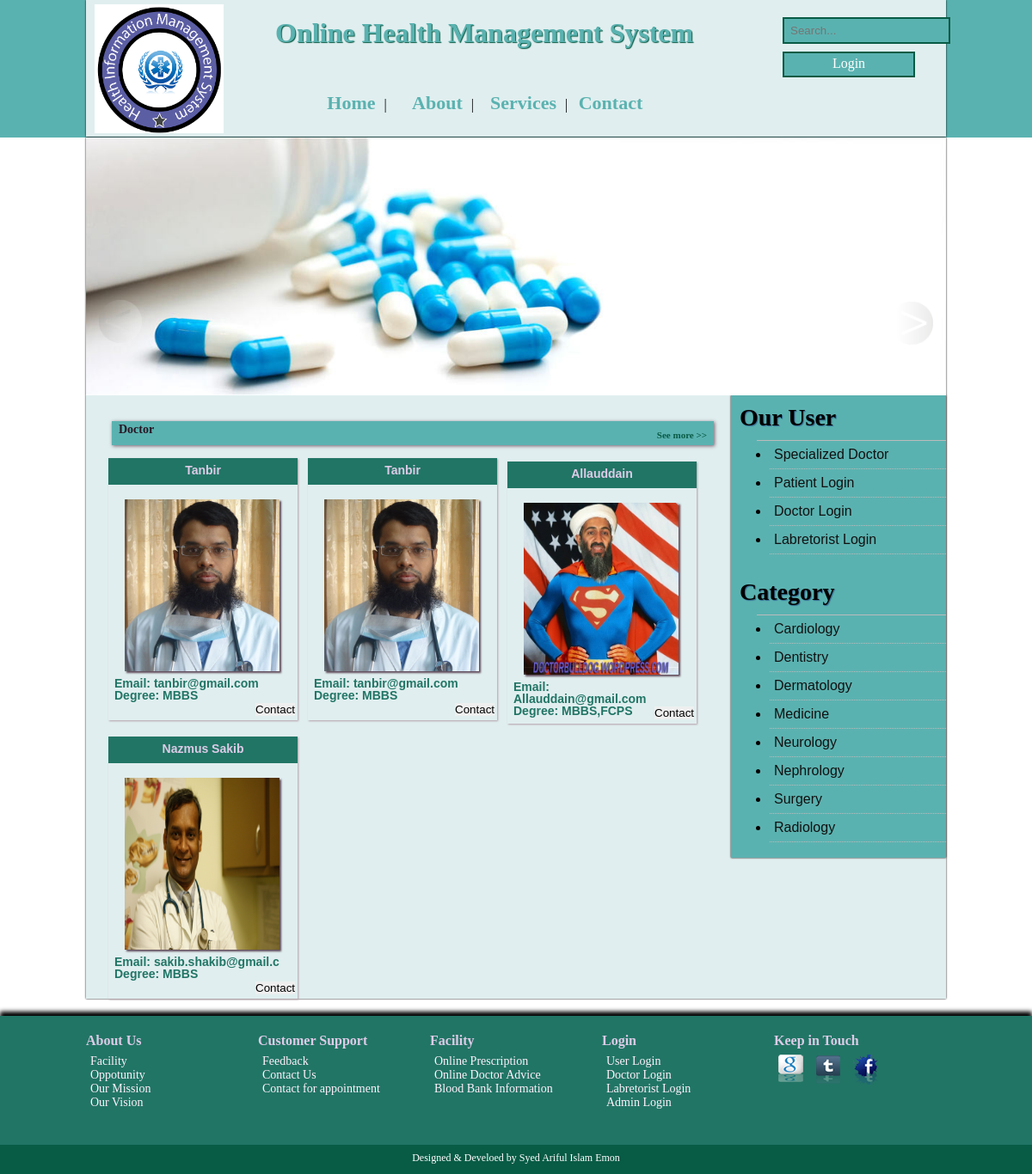
/?h=categorywise&cat=1, run on the app's committed database.
### tables this page shows
CREATE TABLE IF NOT EXISTS `category_tbl` (
  `cid` int(10) NOT NULL AUTO_INCREMENT,
  `cname` varchar(20) NOT NULL,
  PRIMARY KEY (`cid`)
);

CREATE TABLE IF NOT EXISTS `doctor_tbl` (
  `did` int(20) NOT NULL AUTO_INCREMENT,
  `dname` varchar(20) NOT NULL,
  `email` varchar(20) NOT NULL,
  `age` varchar(20) NOT NULL,
  `degree` varchar(20) NOT NULL,
  `cname` varchar(20) NOT NULL,
  `password` varchar(20) NOT NULL,
  `create_date` datetime NOT NULL,
  `image_path` varchar(30) NOT NULL,
  PRIMARY KEY (`did`)
);

### layout/categorywise.php (the view, shortened to what this page needs)
<div class="barHeader" class="fLeft">
		<h1> Doctor</h1>
		<a href="?h=patient_to_doctorsDoctor"><h2>See more &gt;&gt;</h2></a>
	</div>
<?php
$category=@$_GET['cat'];
$sql="SELECT dname,email,degree,doctor_tbl.cname as 'Category',image_path,create_date,did FROM doctor_tbl INNER JOIN category_tbl on doctor_tbl.cname=category_tbl.cname where category_tbl.cid={$category} order by create_date,did DESC ";
$query=mysql_query($sql);
while($row=mysql_fetch_row($query)):
?>
	<div class="tiShirts">
		<div class="tiShirtHeading">
			<h1><?php echo $row[0] ?></h1>
		</div>
		<div class="tiShirtImg">
			<a href=" ?h=patient_to_doctor&did=<?php echo $row[6]; ?>"><img src="<?php echo "images/doctor/".$row[4]; ?>" height="200px" width="180px"></a>
		</div>
		<div class="imgDescription" class="fLeft">
			<div id="patient_to_doctor" class="fLeft">
				<p>Email: <?php echo $row[1] ?></p>
				<p>Degree: <?php echo $row[2] ?></p>
				<a href="?h=patient_to_doctor&did=<?php echo $row[6]; ?>"><button>Contact</button></a>
			</div>
		</div>
	</div>
<?php endwhile; ?>

### layout/header.php (shortened to what this page needs)
<!DOCTYPE html>
<html>
	<head>
		<link rel="stylesheet" type="text/css" href="css/style.css">
		<link rel="stylesheet" type="text/css" href="css/sty.css">
	</head>
	<body>
		<header>
			<div class="siteWrapper">
				<div class="fLeft" id="logo">
					<a href="index.php"><img src="images/logo.png" height="150px" width="150px"></a>
				</div>
				<div class="fLeft">
					<h1 id="head">Online Health Management System</h1>
					<div id="MainMenu">
					<ul>
                        <li><a href="index.php">Home</a>| </li>
                        <li><a href="?h=about">About</a>| </li>
                        <li><a href="?h=service">Services</a>| </li>
                        <li><a href="?h=contact">Contact</a></li>
					</ul>
				</div>
				</div>
				<div class="fLeft" id="rightHeader">
					<div id="search">
						<form action="?h=search" method="post" enctype="multipart/form-data" id="searchBox">
							<input type="text" name="searchText" id="searchText" placeholder="Search..." class="fLeft" />
						</form>
						<div id="login">
							<a  href="?h=login">Login</a>
						</div>
					</div>
				</div>
			</div>
		</header>
		<div class="siteWrapper">
			<div id="bannerArea">
				<img src="img.jpg" id="img" height="300px" width="1000px">
				<div id="left_holder">
					<img onclick="slide(-1)" class="left"src="images/left.jpg"  height="295px" width="1000px" >
				</div>
				<div id="right_holder">
					<img onclick="slide(-1)" class="right" src="images/right.jpg"  height="295px" width="1000px" >
				</div>
			</div>
		</div>
		<div class="siteWrapper">
			<div class="fRight" id="sitebar">
				<h3>Our User</h3>
					<ul class="sidemenu">
						<li><a href="?h=doctor">Specialized Doctor</a></li>
						<li><a href="?h=login">Patient Login</a></li>
						<li><a href="?h=doctorlogin">Doctor Login</a></li>
						<li><a href="?h=lab_reg">Labretorist Login</a></li>
					</ul>
					<br />
					<h3>Category</h3>
					<ul  class="sidemenu">
						<?php
						$sql="SELECT * from category_tbl";
						$query=mysql_query($sql);
						while($row=mysql_fetch_row($query)){
							echo '<li><a href="?h=categorywise&cat='.$row[0].'">'.$row[1].'</a></li>';
							}
						?>
					</ul>
					<br />
			</div>
			<div class="fLeft" id="content">

### css/style.css (style rules this page uses)
* { margin: 0; padding: 0; }
a { text-decoration: none; }
input { margin: 0; }
.siteWrapper { width: 1000px; margin: 0 auto;background: #E0EEEF;box-shadow: 0 0 2px #000; }
.fLeft { float: left; }
.fRight { float: right; }
body { background: #fff; }
header { background: #5AB2B0;height: 160px; }
#logo { width: 180px;padding: 5px 0 0 10px; }
#head { color: #5AB2B0;text-shadow:1px 1px 1px #085B45;margin: 20px 0 0 30px;width: 560px; }
#MainMenu ul { margin: 50px 0 0 70px; }
#MainMenu ul li { list-style: none;float: left;width: 100px;text-align: center; }
#MainMenu ul li a { text-decoration: none;font-size: 22px;padding: 0 10px;color: #5AB2B0;font-weight: bold; }
#search { height: 25px;width: 180px;color: #fff;margin:20px 0 20px 30px;float: right; }
#search form#searchBox { color: #fff;width: 150px; }
#search form input { background:#5AB2B0;padding:6px 7px;border: 2px solid #085B45;color: #fff; }
#login { border: 2px solid #085B45;margin: 40px 30px 0 0px;padding-top: 3px; width: 150px;height: 23px;background: #5AB2B0;text-align: center; }
#login a { padding:5px 20px;text-align: center;color: #fff; }
#content { width: 700px;padding-left: 20px; }
#content p { color: #217565;padding: 10px;position: relative !important;margin-left: 30px;font-size: 14px; }
#sitebar { width: 250px;background: #5AB2B0;height: auto;box-shadow:0 0 2px #000; }
#sitebar h3 { margin: 10px ;font-size: 28px;text-shadow:1px 1px 1px #326791; }
ul.sidemenu { margin: 0 0 0 30px; padding:0; font-family: 'Sans-serif', Sans-serif, Sans-serif; border-top: 1px solid #bbb; }
ul.sidemenu li { padding: 7px 0; border-bottom: 1px dotted #bbb; list-style-image:url('../images/bullet.png'); margin-left: 15px; }
ul.sidemenu li a { color: #111;padding-left: 5px;text-decoration: none; }
#bannerArea { height: 300px; position: relative; z-index: 10; }
#left_holder { height: 315px; width: 915px; position: absolute; left: 15px; top: 0; }
#right_holder { height: 318px; width: 915px; position: absolute; right: 15px; top: 0; }
.left { height: 50px; width: 50px; position: absolute; top: 60%; left: 0; }
.right { height: 50px; width: 50px; position: absolute; top: 60%; right: 0; }
#content h2 { padding: 10px 0;color: #085B45; }
.barHeader { width: 100%; height: 28px; background:#5AB2B0 url('../images/bg_latest.jpg') repeat-x left top; margin: 30px 0 0 10px;box-shadow: 1px 1px 4px #745E6C; }
.barHeader h1 { color: #281524; font-size: 14px; float: left; margin: 2px 0 0 8px; }
.barHeader h2 { color: #ba1e97; font-size: 11px; float: right; margin: 0 8px 0 0; }
.tiShirts { width: 220px; height:305px; float: left; margin: 15px 6px 0 6px;box-shadow:1px 1px 2px #B3A0A9; }
.tiShirtHeading { width: 220px; height: 31px; background:#217565 url('../images/bg_contentHeader.jpg') repeat-x left top; }
.tiShirtHeading h1 { font-size: 14px; font-family: Sans-serif; font-weight: bold; color: #ddcbe7; text-align: center; padding-top: 6px; }
.tiShirtImg img { margin-left: 19px;box-shadow: 2px 2px 2px #5E4958;margin-top: 17px; }
#patient_to_doctor { width: 220px; height: 25px;margin-left: 10px;position: relative; }
#patient_to_doctor p { margin: 0;padding: 0;color: #217565;margin-left: 25px; }
#patient_to_doctor a button { position: absolute;bottom: -23px;right: 13px; }

### css/sty.css (style rules this page uses)
* { border:0; margin:0; padding:0; }
p { position:absolute; top:3px; right:28px; color:#555; font:bold 13px/1 sans-serif; }

### data on the page
category_tbl: cname "Cardiology"
category_tbl: cname "Dentistry"
category_tbl: cname "Dermatology"
category_tbl: cname "Medicine"
category_tbl: cname "Neurology"
category_tbl: cname "Nephrology"
category_tbl: cname "Surgery"
category_tbl: cname "Radiology"
doctor_tbl: dname "Tanbir", image_path (picture), email "tanbir@gmail.com", degree "MBBS"
doctor_tbl: dname "Tanbir", image_path (picture), email "tanbir@gmail.com", degree "MBBS"
doctor_tbl: dname "Allauddain", image_path (picture), email "Allauddain@gmail.com", degree "MBBS,FCPS"
doctor_tbl: dname "Nazmus Sakib", image_path (picture), email "sakib.shakib@gmail.c", degree "MBBS"
